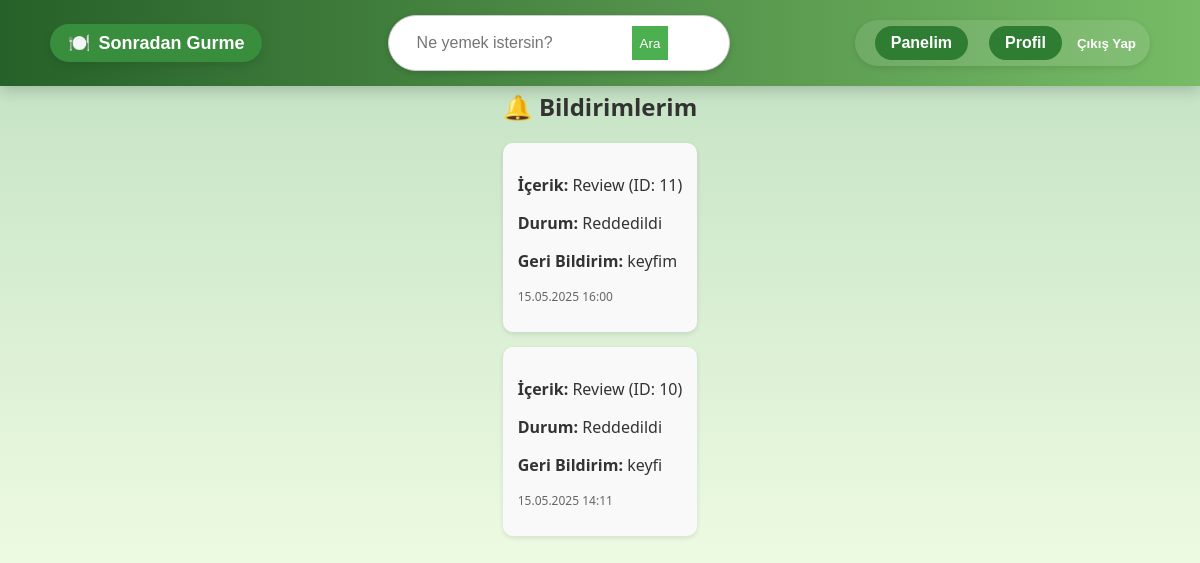
The app's page /sgapp/bildirimler/ (signed in), older data.
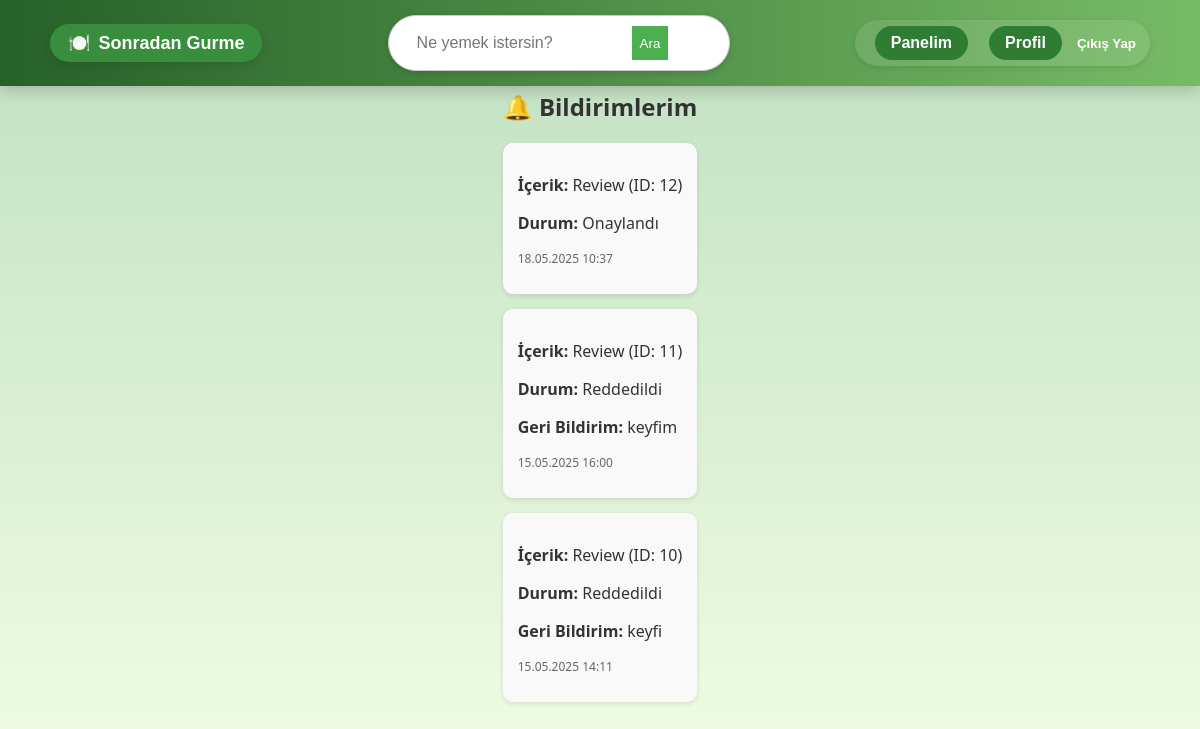
The same page, newer data.
### sgapp/models.py (models this page shows, shortened)
class ModeratorFeedback(models.Model):
    user = models.ForeignKey(User, on_delete=models.CASCADE)  # Bildirimin gönderildiği kullanıcı
    content_type = models.ForeignKey(ContentType, on_delete=models.CASCADE)  # Yorum mu başvuru mu
    object_id = models.PositiveIntegerField()
    content_object = GenericForeignKey('content_type', 'object_id')
    decision = models.CharField(
        choices=[('approved', 'Onaylandı'), ('rejected', 'Reddedildi')],
        max_length=20
    )
    feedback_text = models.TextField(blank=True)  # Sebep
    is_read = models.BooleanField(default=False)
    created_at = models.DateTimeField(auto_now_add=True)

### sgapp/views.py (the view)
# urls.py: path('bildirimler/', views.bildirimlerim_view, name='bildirimlerim'),
@login_required
def bildirimlerim_view(request):
    bildirimler = ModeratorFeedback.objects.filter(user=request.user).order_by('-created_at')
    return render(request, 'users/bildirimlerim.html', {'bildirimler': bildirimler})

### sgapp/context_processors.py (called while the page is built, shortened)
def moderator_bildirimler(request):
    return {}

### templates/users/bildirimlerim.html
{% extends "base.html" %}
{% block content %}
<div class="bildirimler-container" style="max-width: 700px; margin: 50px auto; font-family: 'Segoe UI', sans-serif;">
    <h2>🔔 Bildirimlerim</h2>
    {% if bildirimler %}
        {% for bildirim in bildirimler %}
            <div style="background: #f9f9f9; padding: 15px; margin-bottom: 15px; border-radius: 10px; box-shadow: 0 2px 5px rgba(0,0,0,0.1);">
                <p><strong>İçerik:</strong> {{ bildirim.content_type.name|capfirst }} (ID: {{ bildirim.object_id }})</p>
                <p><strong>Durum:</strong> {{ bildirim.get_decision_display }}</p>
                {% if bildirim.feedback_text %}
                    <p><strong>Geri Bildirim:</strong> {{ bildirim.feedback_text }}</p>
                {% endif %}
                <p style="font-size: 12px; color: #666;">{{ bildirim.created_at|date:"d.m.Y H:i" }}</p>
            </div>
        {% endfor %}
    {% else %}
        <p>Henüz bir bildirimin yok.</p>
    {% endif %}
</div>
{% endblock %}

Row changes from the older to the newer data that the page shows:
added ModeratorFeedback: content_type.name "Review", object_id "12", decision "Onaylandı", created_at "18.05.2025 10:37"
